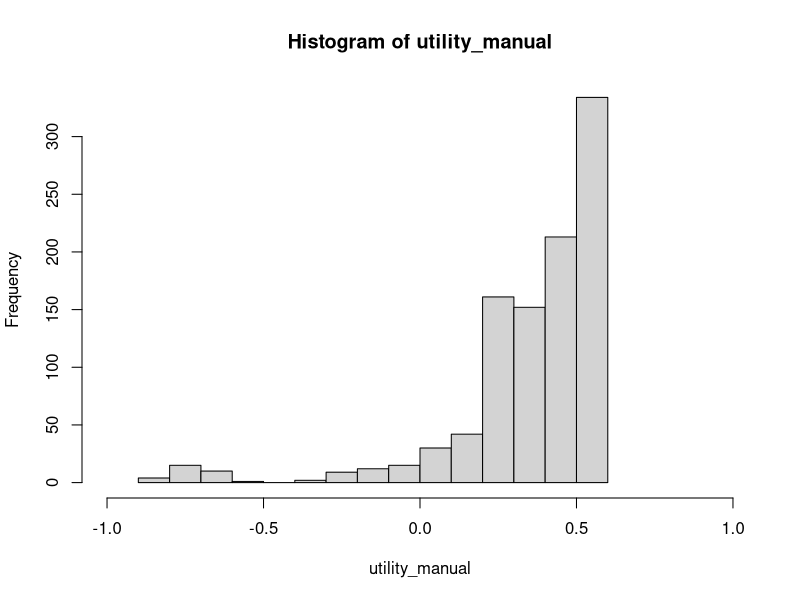
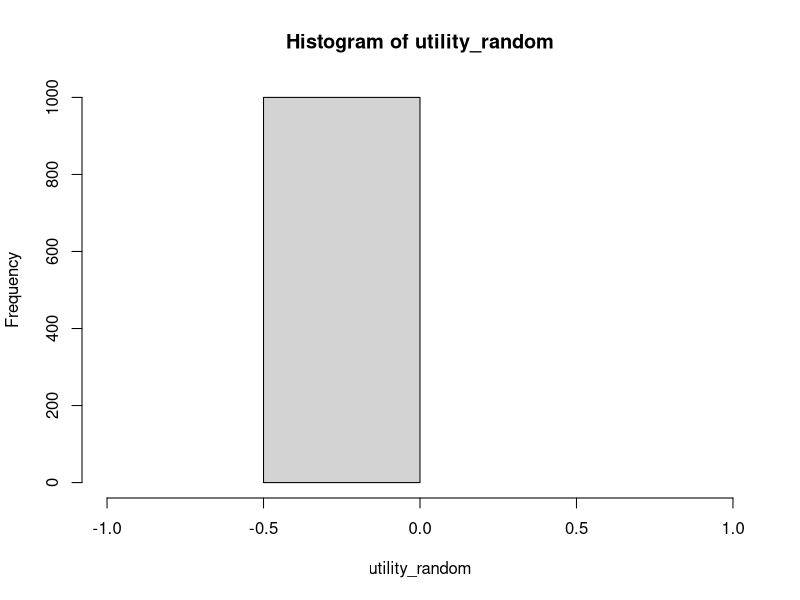
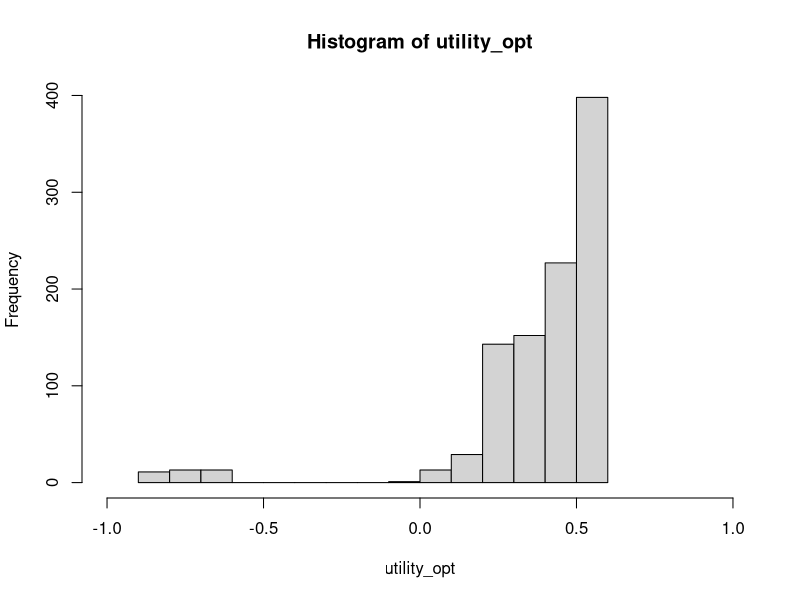

Reproduce these figures in R, in order.
## ---- chunk 1
knitr::opts_chunk$set(echo = TRUE)
knitr::opts_chunk$set(tidy = TRUE)
## ---- chunk 2
# I use capitalized variables as global constants
COLS <- 4
ROWS <- 3

S = seq_len(ROWS * COLS)

LAYOUT <- matrix(S, nrow = ROWS , ncol = COLS)
LAYOUT
## ---- chunk 3
show_layout <- function(x) {
  x <- matrix(x, ncol = COLS, nrow = ROWS, 
    dimnames = list(row = seq_len(ROWS), col = seq_len(COLS)))
  x[rev(seq_len(ROWS)), ]
  }

show_layout(LAYOUT)
## ---- chunk 4
rc_to_s <- function(rc)
  LAYOUT[rbind(rc)]

s_to_rc <-
  function(s)
    drop(which(LAYOUT == s, arr.ind = TRUE, useNames = FALSE))
  
    
rc_to_s(c(3, 4))
s_to_rc(12)
## ---- chunk 5
A = c('Up', 'Right', 'Down', 'Left', 'None')

actions <- function(s) { 
  
  # absorbing states
  if(s == 11 || s == 12) return('None')
  
  # illegal state
  if(s == 5) return('None')
  
  c('Up', 'Right', 'Down', 'Left')
}
     
lapply(S, actions)
## ---- chunk 6
calc_transition <- function(s, action) {
  action <- match.arg(action, choices = A)
  
  if(length(s) > 1) return(t(sapply(s, calc_transition, action = action)))
  
  # deal with absorbing and illegal state
  if(s == 11 || s == 12 || s == 5 || action == 'None') {
    P <- rep(0, length(S))
    P[s] <- 1
    return(P)    
  }
  
  action_to_delta <- list(
    'Up' = c(+1, 0),
    'Down' = c(-1, 0),
    'Right' = c(0, +1),
    'Left' = c(0, -1)
    )
  delta <- action_to_delta[[action]]
  dr <- delta[1]
  dc <- delta[2]
   
  rc <- s_to_rc(s)
  r <- rc[1]
  c <- rc[2]
  
  if(dr != 0 && dc != 0) 
    stop("You can only go up/down or right/left!")
  
  P <- matrix(0, nrow = ROWS, ncol = COLS)
  
  # UP/DOWN
  if(dr != 0) {
    new_r <- r + dr
    if(new_r > ROWS || new_r < 1) new_r <- r
    ## can't got to (2, 2)
    if(new_r == 2 && c  == 2) new_r <- r
    P[new_r, c] <- .8
    
    if(c < COLS & !(r == 2 & (c + 1) == 2)) 
      P[r, c + 1] <- .1 else P[r, c] <- P[r, c] + .1 
    if(c > 1 & !(r == 2 & (c - 1) == 2)) 
      P[r, c - 1] <- .1 else P[r, c] <- P[r, c] + .1 
  }
  
  # RIGHT/LEFT
  if(dc != 0) {
    new_c <- c + dc
    if(new_c > COLS || new_c < 1) new_c <- c
    ## can't got to (2, 2)
    if(r == 2 && new_c  == 2) new_c <- c
    P[r, new_c] <- .8
    
    if(r < ROWS & !((r + 1) == 2 & c  == 2)) 
      P[r + 1, c] <- .1 else P[r, c] <- P[r, c] + .1 
    if(r > 1 & !((r - 1) == 2 & c == 2)) 
      P[r - 1, c] <- .1 else P[r, c] <- P[r, c] + .1 
  }
  
  as.vector(P)
}

calc_transition(1, 'Up')
show_layout(calc_transition(1, 'Up'))

### can't go to (2, 2)
show_layout(calc_transition(2, 'Right'))
## ---- chunk 7
calc_transition(S, action = 'Right')
## ---- chunk 8
P_matrices <- lapply(A, FUN = function(a) calc_transition(S, a))
names(P_matrices) <- A
str(P_matrices)
## ---- chunk 9
P <- function(sp, s, a) P_matrices[[a]][s, sp]

P(2, 1, 'Up')
P(5, 4, 'Up')
## ---- chunk 10
R <- function(s, a, s_prime) {
  ## no more reward when we in 11 or 12.
  if(a == 'None' || s == 11 || s == 12) return(0)
  
  ## transition to the absorbing states.
  if(s_prime == 12) return(+1)
  if(s_prime == 11) return(-1)
  
  ## cost for each move
  return(-0.04)
}

R(1, 'Up', 2)
R(9, 'Right', 12)
R(12, 'None', 12)
## ---- chunk 11
pi_manual <- rep('Up', times = length(S))
pi_manual[c(3, 6, 9)] <- 'Right'
show_layout(pi_manual)
## ---- chunk 12
set.seed(1234)
create_random_policy <-
  function()
    sapply(
      S,
      FUN = function(s)
        sample(actions(s), 1)
    )

pi_random <- create_random_policy()
show_layout(pi_random)
## ---- chunk 13
GAMMA <- 0.9
## ---- chunk 14
sample_transition <- function(s, a)
  sample(S, size = 1, prob = P_matrices[[a]][s,])

sample_transition(1, 'Up')

table(replicate(n = 100, sample_transition(1, 'Up')))
## ---- chunk 15
simulate_utility <- function(pi, s0 = 1, max_t = 100) {
  s <- s0
  U <- 0
  t <- 0
  
  while (TRUE) {
    ## get action from policy
    a <- pi[s]
    
    ## sample a transition given the action from the policy
    s_prime <- sample_transition(s, a)
    
    ##
    U <- U + GAMMA ^ t * R(s, a, s_prime)
    
    s <- s_prime
    
    ## reached an absorbing state?
    if (s == 11 || s == 12 || s == 5)
      break
    
    t <- t + 1
    if (t > max_t)
      break
  }
  
  U
}

simulate_utilities <- function(pi, s0 = 1, N = 1000)
  replicate(N, simulate_utility(pi, s0))
## ---- chunk 16
utility_manual <- simulate_utilities(pi_manual)

# expected utility
mean(utility_manual)
hist(utility_manual, xlim = c(-1, 1))
## ---- chunk 17
utility_random <- simulate_utilities(pi_random)

# expected utility
mean(utility_random)
hist(utility_random, xlim = c(-1, 1))
## ---- chunk 18
U_manual <-
  sapply(
    S,
    FUN = function(s)
      mean(simulate_utilities(pi_manual, s0 = s))
  )
show_layout(U_manual)
## ---- chunk 19
U_random <-
  sapply(
    S,
    FUN = function(s)
      mean(simulate_utilities(pi_random, s0 = s))
  )
show_layout(U_random)
## ---- chunk 20
Q_value <- function(s, a, U) {
  if(!(a %in% actions(s))) return(NA)
  
  sum(sapply(
    S,
    FUN = function(sp)
      P(sp, s, a) * (R(s, a, sp) + GAMMA * U[sp])
  ))
}
## ---- chunk 21
value_iteration <- function(eps, verbose = FALSE) {
  U_prime <- rep(0, times = length(S))
  i <- 1L
   
  while (TRUE) {
    if(verbose) cat("Iteration:", i)
    #cat("U:", U_prime, "\n")
    
    U <- U_prime
    delta <- 0
    
    for (s in S) {
      U_prime[s] <- max(sapply(
        actions(s),
        FUN = function(a)
          Q_value(s, a, U)
      ))
      delta <- max(delta, abs(U_prime[s] - U[s]))
    }
    
    if(verbose) cat(" -> delta:", delta, "\n")
    
    if (delta <= eps * (1 - GAMMA) / GAMMA)
      break
    
  i <- i + 1L  
  }
  
  cat("Iterations needed:", i, "\n")
  
  U
}
## ---- chunk 22
U <- value_iteration(eps = 0.001)
show_layout(U)
## ---- chunk 23
sapply(A, FUN = function(a) Q_value(s = 1, a, U = U))
## ---- chunk 24
Q_value_vec <- Vectorize(Q_value, vectorize.args = c("s", "a"))

QVs <- outer(S, A, FUN = function(s, a) Q_value_vec(s, a, U = U))
colnames(QVs) <- A

pi_star <- A[apply(QVs, MARGIN = 1, which.max)]
## ---- chunk 25
show_layout(pi_star)
## ---- chunk 26
utility_opt <- simulate_utilities(pi_star)

# expected utility
mean(utility_opt)
hist(utility_opt, xlim = c(-1, 1))
## ---- chunk 27
c(
  random = mean(utility_random), 
  manual = mean(utility_manual), 
  opt = mean(utility_opt))
## ---- chunk 28
show_layout(abs(U_manual - U)) 
## ---- chunk 29
max(abs(U_manual - U))
which.max(abs(U_manual - U))
## ---- chunk 30
approx_policy_evaluation <- function(pi, U = NULL, N = 10) {
  # start with all 0s if no previous U is given
  if (is.null(U))
    U <- rep(0, times = length(S))
  
  for (i in seq_len(N)) {
    for (s in S) {
      U[s] = sum(sapply(
        S,
        FUN = function(s_prime) {
          P(s_prime, s, pi[s]) * (R(s, pi[s], s_prime) + GAMMA * U[s_prime])
        }
      ))
    }
  }
  U
}
## ---- chunk 31
approx_policy_evaluation(pi_random)
approx_policy_evaluation(pi_manual)
## ---- chunk 32
policy_iteration <- function() {
  U <- rep(0, times = length(S))
  pi <- create_random_policy()
  
  while (TRUE) {
    U <- approx_policy_evaluation(pi, U)
    unchanged <- TRUE
    for (s in S) {
      actns <- actions(s)
      a <- actns[which.max(sapply(actns, FUN = function(a) Q_value(s, a, U)))]
      if (Q_value(s, a, U) > Q_value(s, pi[s], U)) {
        pi[s] <- a
        unchanged <- FALSE
      }
    }
    
    if(unchanged) break
  }
  pi
}
## ---- chunk 33
pi_opt_policy_it <- policy_iteration()
show_layout(pi_opt_policy_it)
